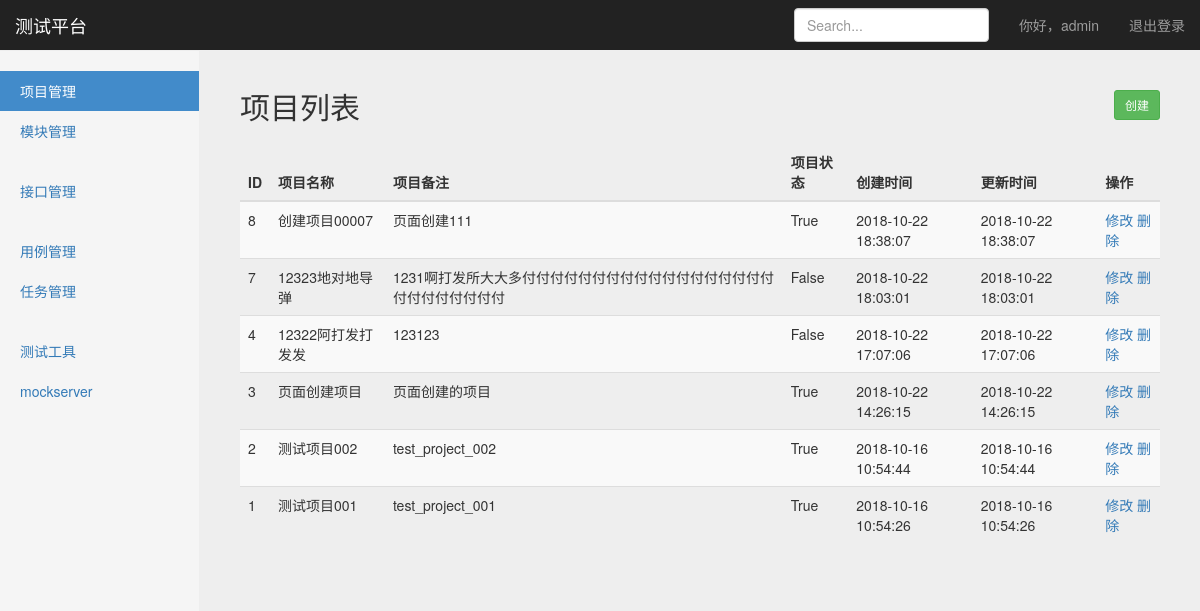
The app's page /project/project_manage/ (signed in), older data.
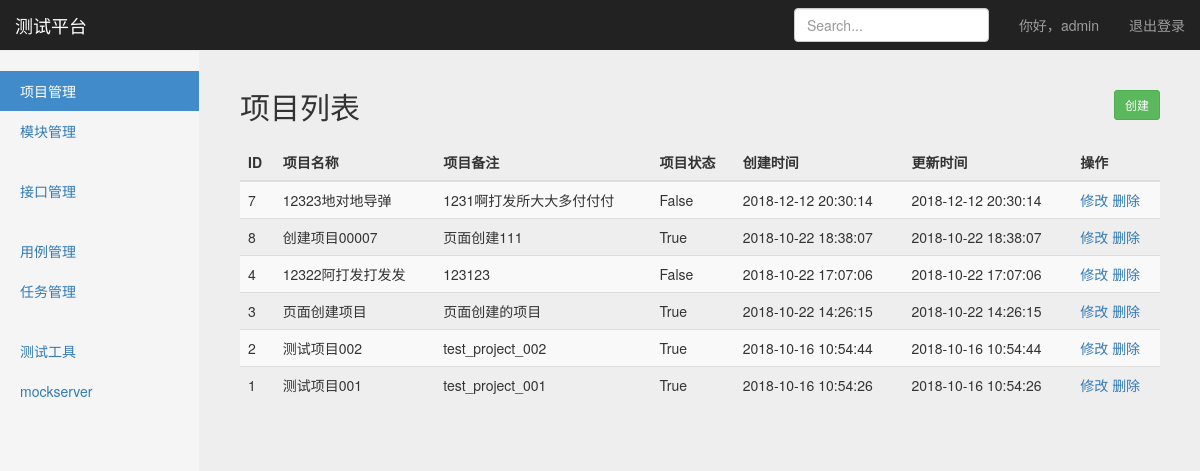
The same page, newer data.
### project_app/models.py (models this page shows, shortened)
class Project(models.Model):
    name = models.CharField('项目名称', max_length=100, blank=False, null=True)
    describe = models.TextField('备注', default='')
    status = models.BooleanField('状态', default=True)
    create_time = models.DateTimeField('创建时间', auto_now=True)
    update_time = models.DateTimeField('更新时间', auto_now=True)

### project_app/views/project_manage_views.py (the view)
# urls.py: path('project_manage/', project_manage_views.project_manage), #项目管理
@login_required #判断用是否登录
def project_manage(request):
    username = request.session.get('user','') #用session替换cookie
    projects = Project.objects.order_by('-update_time') #查出项目，并按照更新时间倒序
    return render(request, 'project_manage/project_manage.html', {
        'user':username,
        'projects':projects,
        'type':'list'
    })

### templates/project_manage/project_manage.html (shortened to what this page needs)
{% extends 'base.html' %}
{% block head %}
    <div class="container-fluid">
      <div class="row">
        <div class="col-sm-3 col-md-2 sidebar">
          <ul class="nav nav-sidebar">
            <li class="active"><a href="/project/project_manage/">项目管理<span class="sr-only">(current)</span></a></li>
            <li><a href="/project/project_module/">模块管理</a></li>
          </ul>
          <ul class="nav nav-sidebar">
            <li><a href="">接口管理</a></li>
          </ul>
          <ul class="nav nav-sidebar">
            <li><a href="">用例管理</a></li>
            <li><a href="">任务管理</a></li>
          </ul>
          <ul class="nav nav-sidebar">
            <li><a href="">测试工具</a></li>
            <li><a href="">mockserver</a></li>
          </ul>
        </div>
      {% if type == 'list' %}
        <div class="col-sm-9 col-sm-offset-3 col-md-10 col-md-offset-2 main">
          <h2 class="sub-header">项目列表
            <button id="button_create" type="button" onclick="window.location.href='/project/project_manage_create/'" class="btn btn-sm btn-success" style="float:right">创建</button>
          </h2>
          <div class="table-responsive">
            <table class="table table-striped">
              <thead>
                <tr>
                  <th>ID</th>
                  <th>项目名称</th>
                  <th>项目备注</th>
                  <th>项目状态</th>
                  <th>创建时间</th>
                  <th>更新时间</th>
                  <th>操作</th>
                </tr>
              </thead>
              <tbody>
                {% for project in projects %}
                <tr>
                  <td>{{ project.id }}</td>
                  <td>{{ project.name }}</td>
                  <td>{{ project.describe }}</td>
                  <td>{{ project.status }}</td>
                  <td>{{ project.create_time|date:"Y-m-d H:i:s" }}</td>
                  <td>{{ project.update_time|date:"Y-m-d H:i:s" }}</td>
                  <td>
                      <a href="/project/project_manage_update/{{ project.id }}/">修改</a>
                      <a href="/project/project_manage_delete/{{ project.id }}/">删除</a>
                  </td>
                </tr>
                {% endfor %}
              </tbody>
            </table>
          </div>
        </div>
      {% endif %}
      </div>
    </div>
{% endblock %}

Row changes from the older to the newer data that the page shows:
changed Project "12323地对地导弹": describe "1231啊打发所大大多付付付付付付付付付付付付付付付付付付付付付付付付付付" → "1231啊打发所大大多付付付"; create_time "2018-10-22 18:03:01" → "2018-12-12 20:30:14"; update_time "2018-10-22 18:03:01" → "2018-12-12 20:30:14"; moves up the list
